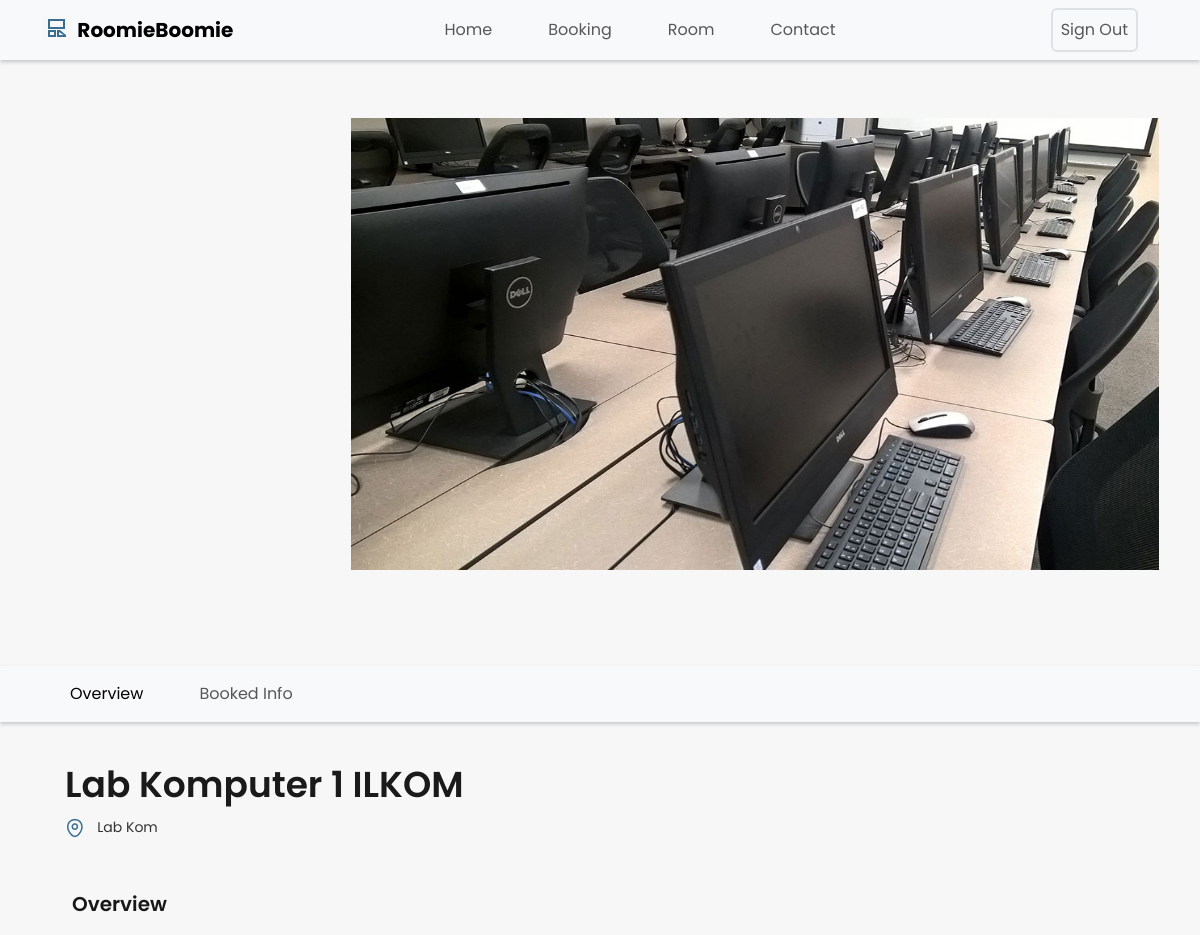
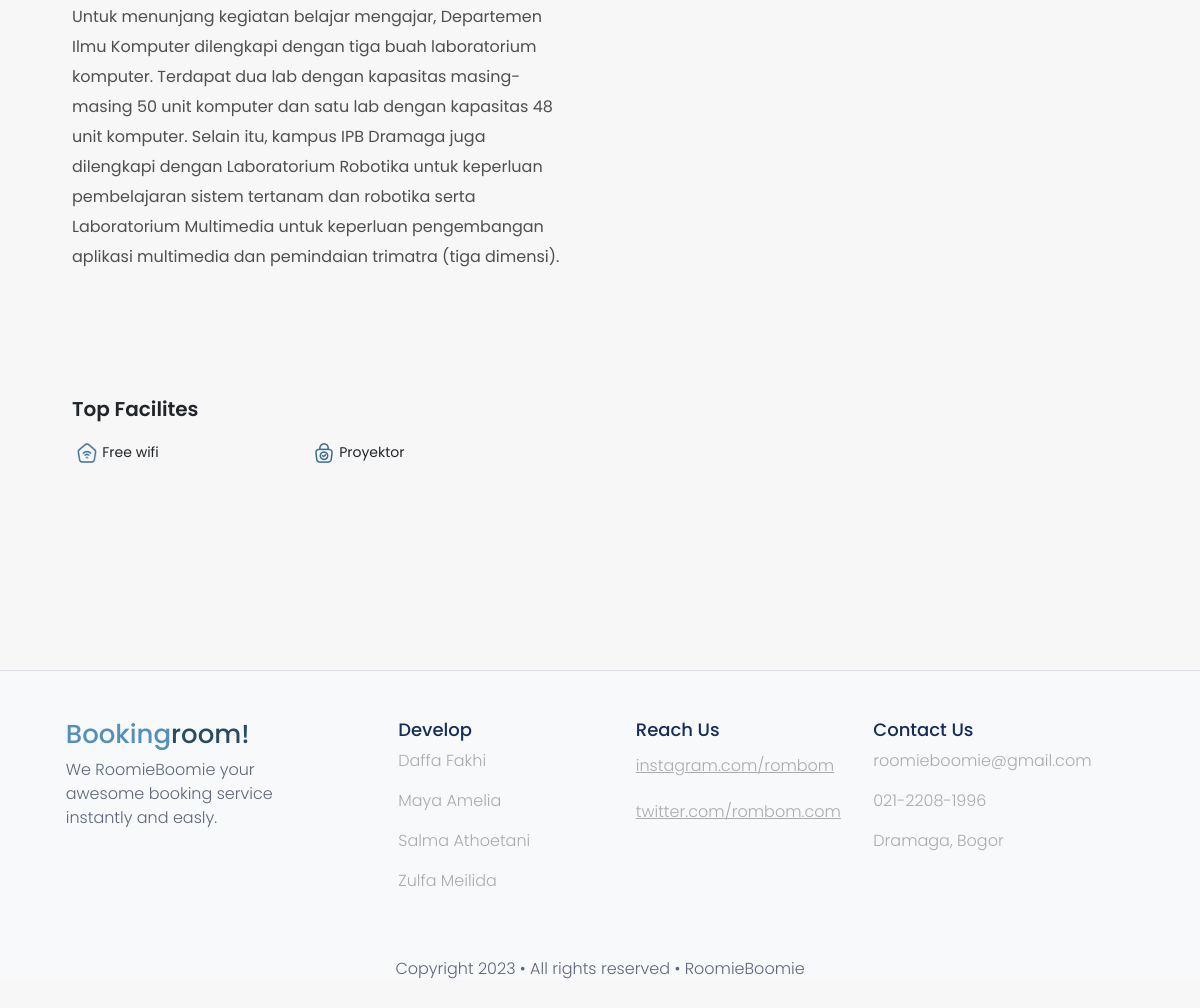
Screenshot of /php/user/detail.php?id=4 with the database file from the repository (2 pictures, top to bottom).
### tables this page shows
CREATE TABLE `tb_ruangan` (
  `ruangan_id` int(11) NOT NULL,
  `nama_ruangan` varchar(50) NOT NULL,
  `lokasi` varchar(50) DEFAULT NULL,
  `tersedia` varchar(50) NOT NULL,
  `keterangan` varchar(500) NOT NULL,
  `gambar` varchar(200) NOT NULL
);

### php/user/detail.php (the view, shortened to what this page needs)
<?php include('templates/headerbooking.php') ?>
<?php
$username = "root";
$password = "";
$database = "roomieboomie";
$conn = new mysqli($host, $username, $password, $database);
if (isset($_GET['id'])) {
    $ruangan_id = $_GET['id'];
    $query = "SELECT * FROM tb_ruangan WHERE ruangan_id = $ruangan_id";
    $result = $conn->query($query);
    if ($result->num_rows == 1) {
        $row = $result->fetch_assoc();
        $nama_ruangan = $row["nama_ruangan"];
        $keterangan = $row["keterangan"];
        $gambar = $row["gambar"];
        $lokasi = $row["lokasi"];
?>
        <header class="py-5">
            <div class="container px-5 pb-5 ">
                <div class="row gx-5 align-items-center justify-content-center">
                    <div class="col-md-6">
                        <img src="<?php echo $gambar; ?>" alt="Logo" width="808" height="452">
                    </div>
                </div>
        </header>
        <nav class="navbar navbar-expand-lg navbar-light bg-light">
            <div class="container">
                <ul class="navbar-nav">
                    <li class="nav-item">
                        <a class="nav-link active" aria-current="page" href="#section1">Overview</a>
                    </li>
                    <li class="nav-item">
                        <a class="nav-link" href="#">Booked Info</a>
                    </li>
                </ul>
            </div>
        </nav>
        <div class="container">
            <h1 class="common-class-room" id="section1"><?php echo $nama_ruangan; ?></h1>
            <div>
                <img src="../asset/location.png" alt="Logo" class="custom-logo">
                <span class="new-text"><?php echo $lokasi; ?></span>
            </div>
        </div>
        <section class="container">
            <div class="col-md-6">
                <ul class="overview-list">
                    <li>
                        <p><span style="font-weight: 600; font-size: 20px; color: #181818;">Overview</span></p>
                        <p><span style="font-weight: 400; font-size: 16px; color: #4F4F4F;"><?php echo $keterangan; ?>
                            </span></p>
                        <p style="margin-top:  124px;"><span class="over" style="font-weight: 550;">Top Facilites</span></p>
                        <div class="row">
                            <div class="px-3">
                                <div class="col-md-12">
                                    <div>
                                        <img src="../asset/wifi.png" alt="Logo" style="width:22px; height:22px;">
                                        <span style="font-size: 14px; font-weight: 400;">Free wifi</span>
                                        <img src="../asset/proyektor.png" alt="Logo" style="width:22px; height:22px; margin-left: 150px;">
                                        <span style="font-size: 14px; font-weight: 400;">Proyektor</span>
                                    </div>
                                </div>
                            </div>
                        </div>
                    </li>
                </ul>
            </div>
        </section>
<?php
    } else {
        echo "Data ruangan tidak ditemukan.";
    }
} else {
    echo "Parameter id tidak ditemukan.";
}
?>
<?php include('templates/footer.php') ?>

### style.css (style rules this page uses)
body { font-family: 'Poppins'; background-color: #F7F7F7; }
.navbar { box-shadow: 0 2px 4px rgba(0, 0, 0, 0.2); }
.navbar-nav > li { margin-right: 20px; margin-left: 20px; }
header { margin-top: 70px; }
h1 { font-weight: 800; font-size: 77px; line-height: 125%; margin-top: 65px; }
p { font-weight: 500; font-size: 20px; }
.common-class-room { margin-top: 40px; margin-left: 23px; font-size: 36px; font-weight: 600; color: #1A1A1A; }
.custom-logo { width: 20px; height: 20px; margin-left: 23px; }
.new-text { margin-left: 8px; font-size: 14px; color: #333333; }
.overview-list { list-style: none; padding: 30px;; margin-top: 20px; max-width: 900px; }

### rows the page displays
tb_ruangan: gambar (picture), nama_ruangan "Lab Komputer 1 ILKOM", lokasi "Lab Kom", keterangan "Untuk menunjang kegiatan belajar mengajar, Departemen Ilmu Komputer dilengkapi dengan tiga buah laboratorium komputer. Terdapat dua lab dengan kapasitas masing-masing 50 unit komputer dan satu lab dengan kapasitas 48 unit komputer. Selain itu, kampus IPB Dramaga juga dilengkapi dengan Laboratorium Robotika untuk keperluan pembelajaran sistem tertanam dan robotika serta Laboratorium Multimedia untuk keperluan pengembangan aplikasi multimedia dan pemindaian trimatra (tiga dimensi)."
